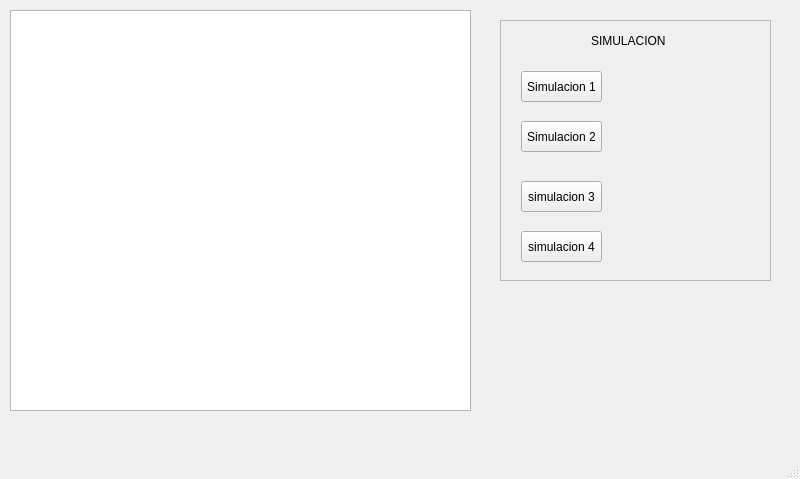
<?xml version="1.0" encoding="UTF-8"?>
<ui version="4.0">
 <class>MainWindow</class>
 <widget class="QMainWindow" name="MainWindow">
  <property name="geometry">
   <rect>
    <x>0</x>
    <y>0</y>
    <width>800</width>
    <height>479</height>
   </rect>
  </property>
  <property name="windowTitle">
   <string>MainWindow</string>
  </property>
  <widget class="QWidget" name="centralwidget">
   <widget class="QGraphicsView" name="graphicsView">
    <property name="geometry">
     <rect>
      <x>10</x>
      <y>10</y>
      <width>461</width>
      <height>401</height>
     </rect>
    </property>
   </widget>
   <widget class="QScrollArea" name="scrollArea">
    <property name="geometry">
     <rect>
      <x>500</x>
      <y>20</y>
      <width>271</width>
      <height>261</height>
     </rect>
    </property>
    <property name="widgetResizable">
     <bool>true</bool>
    </property>
    <widget class="QWidget" name="scrollAreaWidgetContents">
     <property name="geometry">
      <rect>
       <x>0</x>
       <y>0</y>
       <width>269</width>
       <height>259</height>
      </rect>
     </property>
     <widget class="QLabel" name="label">
      <property name="geometry">
       <rect>
        <x>90</x>
        <y>10</y>
        <width>91</width>
        <height>20</height>
       </rect>
      </property>
      <property name="text">
       <string>SIMULACION</string>
      </property>
     </widget>
     <widget class="QPushButton" name="pushButton">
      <property name="geometry">
       <rect>
        <x>20</x>
        <y>50</y>
        <width>81</width>
        <height>31</height>
       </rect>
      </property>
      <property name="text">
       <string>Simulacion 1</string>
      </property>
     </widget>
     <widget class="QPushButton" name="pushButton_2">
      <property name="geometry">
       <rect>
        <x>20</x>
        <y>100</y>
        <width>81</width>
        <height>31</height>
       </rect>
      </property>
      <property name="text">
       <string>Simulacion 2</string>
      </property>
     </widget>
     <widget class="QPushButton" name="pushButton_3">
      <property name="geometry">
       <rect>
        <x>20</x>
        <y>160</y>
        <width>81</width>
        <height>31</height>
       </rect>
      </property>
      <property name="text">
       <string>simulacion 3</string>
      </property>
     </widget>
     <widget class="QPushButton" name="pushButton_4">
      <property name="geometry">
       <rect>
        <x>20</x>
        <y>210</y>
        <width>81</width>
        <height>31</height>
       </rect>
      </property>
      <property name="text">
       <string>simulacion 4</string>
      </property>
     </widget>
    </widget>
   </widget>
  </widget>
  <widget class="QMenuBar" name="menubar">
   <property name="geometry">
    <rect>
     <x>0</x>
     <y>0</y>
     <width>800</width>
     <height>21</height>
    </rect>
   </property>
  </widget>
  <widget class="QStatusBar" name="statusbar"/>
 </widget>
 <resources/>
 <connections/>
</ui>
